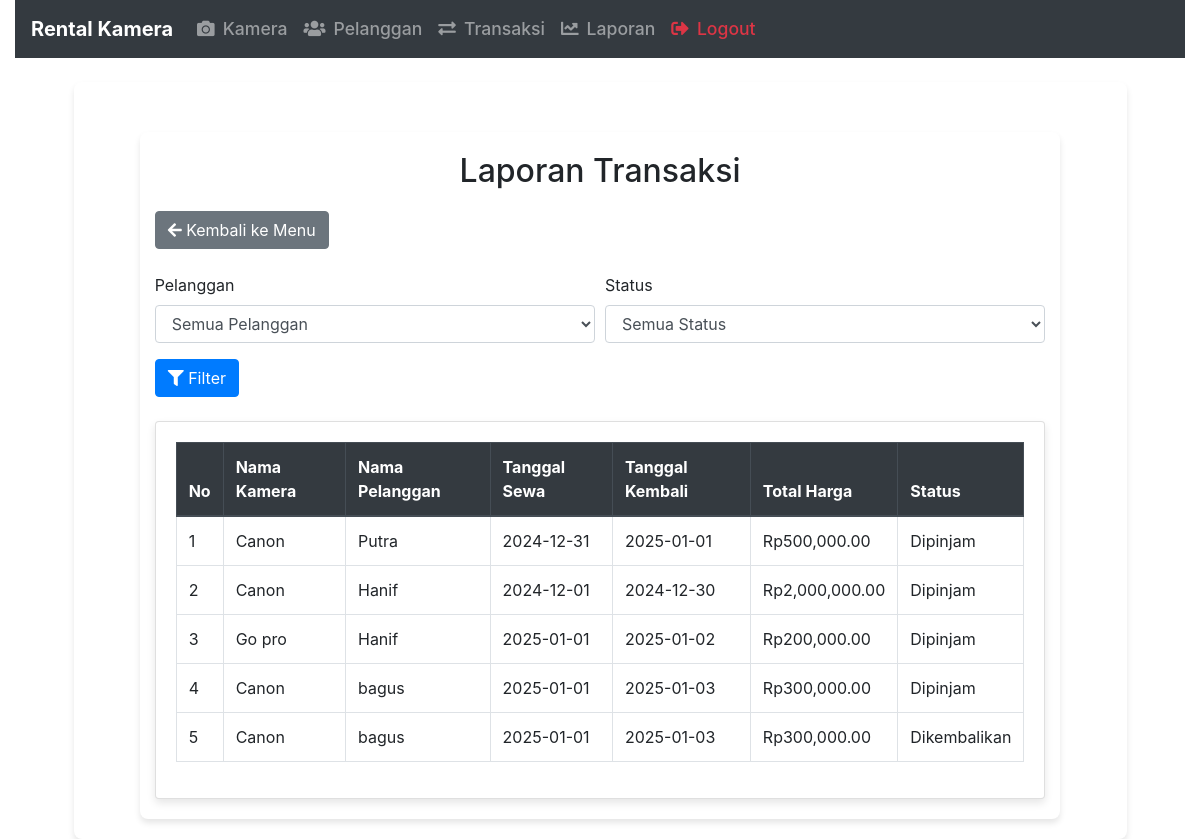
/rental_kamera/index.php/transaksi/laporan, run on the app's committed database.
### tables this page shows
CREATE TABLE `transaksi` (
  `id_transaksi` int(11) NOT NULL,
  `id_kamera` int(11) NOT NULL,
  `id_pelanggan` int(11) NOT NULL,
  `tanggal_sewa` date NOT NULL,
  `tanggal_kembali` date DEFAULT NULL,
  `total_harga` decimal(10,2) NOT NULL,
  `status` enum('dipinjam','dikembalikan') DEFAULT 'dipinjam'
);

CREATE TABLE `kamera` (
  `id_kamera` int(11) NOT NULL,
  `nama_kamera` varchar(100) NOT NULL,
  `kategori` varchar(50) NOT NULL,
  `harga_sewa_per_hari` decimal(10,2) NOT NULL,
  `stok` int(11) NOT NULL,
  `deskripsi` text DEFAULT NULL,
  `gambar` varchar(255) DEFAULT NULL
);

CREATE TABLE `pelanggan` (
  `id_pelanggan` int(11) NOT NULL,
  `nama_pelanggan` varchar(100) NOT NULL,
  `email` varchar(100) DEFAULT NULL,
  `nomor_telepon` varchar(15) DEFAULT NULL,
  `alamat` text NOT NULL
);

### rental_kamera/application/controllers/Transaksi.php (called while the page is built, shortened)
<?php
class Transaksi extends CI_Controller {
    public function __construct() {
        $this->load->model('Transaksi_model');
        $this->load->model('Kamera_model');
        $this->load->model('Pelanggan_model');
    }
public function laporan() {
    $id_pelanggan = $this->input->get('id_pelanggan');
    $status = $this->input->get('status');
    $filter = [
        'id_pelanggan' => $id_pelanggan,
        'status' => $status
    ];
    $data['transaksi'] = $this->Transaksi_model->get_filtered_transaksi($filter);
    $data['pelanggan'] = $this->Pelanggan_model->get_all_pelanggan();
    $data['content'] = 'transaksi/laporan_transaksi';
    $this->load->view('layouts/main', $data);
}
}

### rental_kamera/index.php (called while the page is built, shortened)
<?php
require_once BASEPATH.'core/CodeIgniter.php';

### rental_kamera/application/models/Transaksi_model.php (called while the page is built, shortened)
<?php
class Transaksi_model extends CI_Model {
    public function get_filtered_transaksi($filter) {
        $this->db->select('transaksi.*, kamera.nama_kamera, pelanggan.nama_pelanggan');
        $this->db->from('transaksi');
        $this->db->join('kamera', 'transaksi.id_kamera = kamera.id_kamera');
        $this->db->join('pelanggan', 'transaksi.id_pelanggan = pelanggan.id_pelanggan');
        return $this->db->get()->result();
    }
}

### rental_kamera/application/views/transaksi/laporan_transaksi.php (the view, shortened to what this page needs)
<!DOCTYPE html>
<html lang="en">
<head>
    <link href="https://stackpath.bootstrapcdn.com/bootstrap/4.5.2/css/bootstrap.min.css" rel="stylesheet">
    <link href="https://cdnjs.cloudflare.com/ajax/libs/font-awesome/5.15.1/css/all.min.css" rel="stylesheet">
</head>
<body>
    <div class="container">
        <h2>Laporan Transaksi</h2>
        <div class="mb-4">
            <a href="<?= base_url('') ?>" class="btn btn-secondary">
                <i class="fas fa-arrow-left"></i> Kembali ke Menu
            </a>
        </div>
        <div class="mb-4">
            <form method="get" action="<?= base_url('transaksi/laporan') ?>">
                <div class="form-row">
                    <div class="col">
                        <label for="id_pelanggan">Pelanggan</label>
                        <select class="form-control" name="id_pelanggan">
                            <option value="">Semua Pelanggan</option>
                        </select>
                    </div>
                    <div class="col">
                        <label for="status">Status</label>
                        <select class="form-control" name="status">
                            <option value="">Semua Status</option>
                        </select>
                    </div>
                </div>
                <button type="submit" class="btn btn-primary mt-3">
                    <i class="fas fa-filter"></i> Filter
                </button>
            </form>
        </div>
        <div class="card">
            <div class="card-body">
                <table class="table table-bordered table-hover">
                    <thead class="thead-dark">
                        <tr>
                            <th>No</th>
                            <th>Nama Kamera</th>
                            <th>Nama Pelanggan</th>
                            <th>Tanggal Sewa</th>
                            <th>Tanggal Kembali</th>
                            <th>Total Harga</th>
                            <th>Status</th>
                        </tr>
                    </thead>
                    <tbody>
                        <?php $no = 1; foreach ($transaksi as $t) : ?>
                            <tr>
                                <td><?= $no++ ?></td>
                                <td><?= $t->nama_kamera ?></td>
                                <td><?= $t->nama_pelanggan ?></td>
                                <td><?= $t->tanggal_sewa ?></td>
                                <td><?= $t->tanggal_kembali ?></td>
                                <td>Rp<?= number_format($t->total_harga, 2) ?></td>
                                <td><?= ucfirst($t->status) ?></td>
                            </tr>
                        <?php endforeach; ?>
                    </tbody>
                </table>
            </div>
        </div>
    </div>
</body>
</html>

### rental_kamera/application/views/layouts/main.php (style rules this page uses)
body { background-color: #f8f9fa; }
.container { background-color: #fff; padding: 20px; border-radius: 8px; box-shadow: 0px 4px 6px rgba(0, 0, 0, 0.1); margin-top: 20px; }

### rental_kamera/application/views/transaksi/laporan_transaksi.php (style rules this page uses)
.table th, .table td { vertical-align: middle; }
.container { max-width: 90%; margin-top: 30px; }
.card { box-shadow: 0 4px 8px rgba(0, 0, 0, 0.1); }
.btn-primary { background-color: #007bff; border-color: #007bff; }
h2 { text-align: center; margin-bottom: 20px; }

### data on the page
transaksi: id_kamera.nama_kamera "Canon", id_pelanggan.nama_pelanggan "Putra", tanggal_sewa "2024-12-31", tanggal_kembali "2025-01-01", total_harga "500,000.00", status "Dipinjam"
transaksi: id_kamera.nama_kamera "Canon", id_pelanggan.nama_pelanggan "Hanif", tanggal_sewa "2024-12-01", tanggal_kembali "2024-12-30", total_harga "2,000,000.00", status "Dipinjam"
transaksi: id_kamera.nama_kamera "Go pro", id_pelanggan.nama_pelanggan "Hanif", tanggal_sewa "2025-01-01", tanggal_kembali "2025-01-02", total_harga "200,000.00", status "Dipinjam"
transaksi: id_kamera.nama_kamera "Canon", id_pelanggan.nama_pelanggan "bagus", tanggal_sewa "2025-01-01", tanggal_kembali "2025-01-03", total_harga "300,000.00", status "Dipinjam"
transaksi: id_kamera.nama_kamera "Canon", id_pelanggan.nama_pelanggan "bagus", tanggal_sewa "2025-01-01", tanggal_kembali "2025-01-03", total_harga "300,000.00", status "Dikembalikan"
